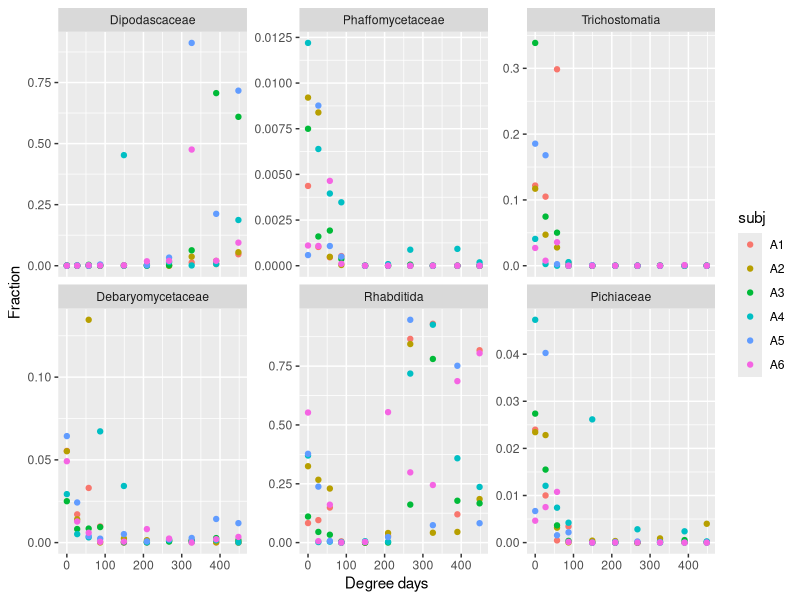
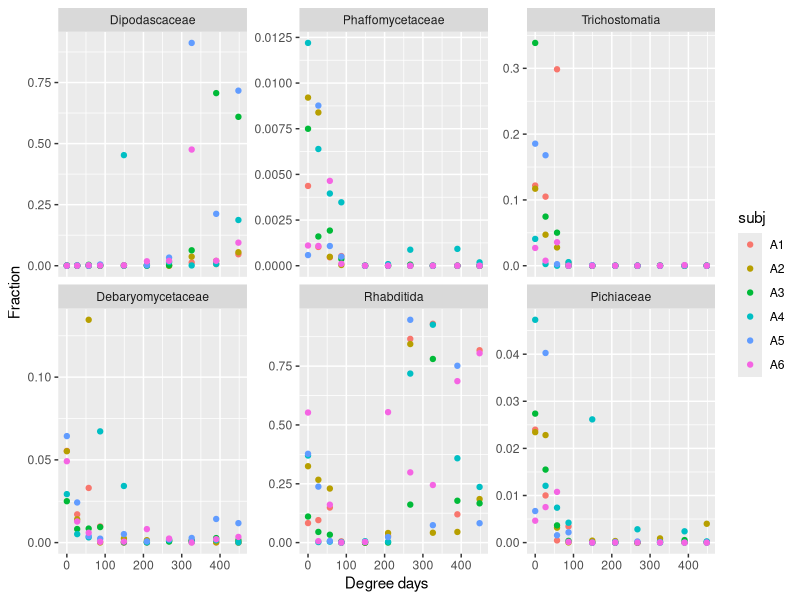

These figures' R source, in order:
library("tidyverse")

## These are the top 6 families (in terms of IncNodePurity) from the
## model with the stricter inclusion criterion (hit_1perc_twice):
topChoices <- c("Dipodascaceae", "Phaffomycetaceae", "Trichostomatia", "Debaryomycetaceae", "Rhabditida", "Pichiaceae")


## Using the dataset without the weird observations from subj. A3, day 40.
indivT <- read_csv("../../families_massaged.csv")

chooseT <- indivT %>%
  filter(taxon %in% topChoices) %>%
  filter(days <= 15)
chooseT$taxon <- factor(chooseT$taxon, levels=topChoices)

ggplot(chooseT, aes(degdays, fracBySubjDay)) +
  geom_point(aes(color=subj)) +
  labs(x="Degree days", y="Fraction") +
  facet_wrap(~taxon, scales="free_y")  ## Allow diff. y-scales across panels.
  ## facet_wrap(~taxon)  ## Keep y-scales same across panels.
ggsave("influential_family_taxa_panel_first_two_weeks.pdf", width=7, height=4, units="in")
